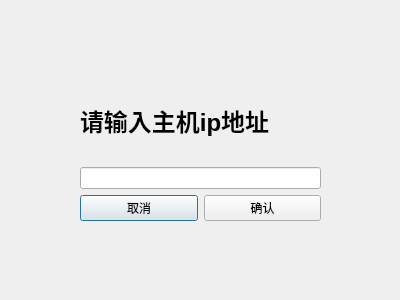
<?xml version="1.0" encoding="UTF-8"?>
<ui version="4.0">
 <class>ConnectDialog</class>
 <widget class="QDialog" name="ConnectDialog">
  <property name="geometry">
   <rect>
    <x>0</x>
    <y>0</y>
    <width>400</width>
    <height>300</height>
   </rect>
  </property>
  <property name="windowTitle">
   <string>Dialog</string>
  </property>
  <widget class="QWidget" name="">
   <property name="geometry">
    <rect>
     <x>80</x>
     <y>80</y>
     <width>241</width>
     <height>141</height>
    </rect>
   </property>
   <layout class="QVBoxLayout" name="verticalLayout">
    <item>
     <widget class="QLabel" name="label">
      <property name="text">
       <string>&lt;h1&gt;请输入主机ip地址&lt;/h1&gt;</string>
      </property>
     </widget>
    </item>
    <item>
     <widget class="QLineEdit" name="lineEdit"/>
    </item>
    <item>
     <layout class="QHBoxLayout" name="horizontalLayout">
      <item>
       <widget class="QPushButton" name="cancelButton">
        <property name="text">
         <string>取消</string>
        </property>
       </widget>
      </item>
      <item>
       <widget class="QPushButton" name="okButton">
        <property name="text">
         <string>确认</string>
        </property>
       </widget>
      </item>
     </layout>
    </item>
   </layout>
  </widget>
 </widget>
 <resources/>
 <connections/>
</ui>
